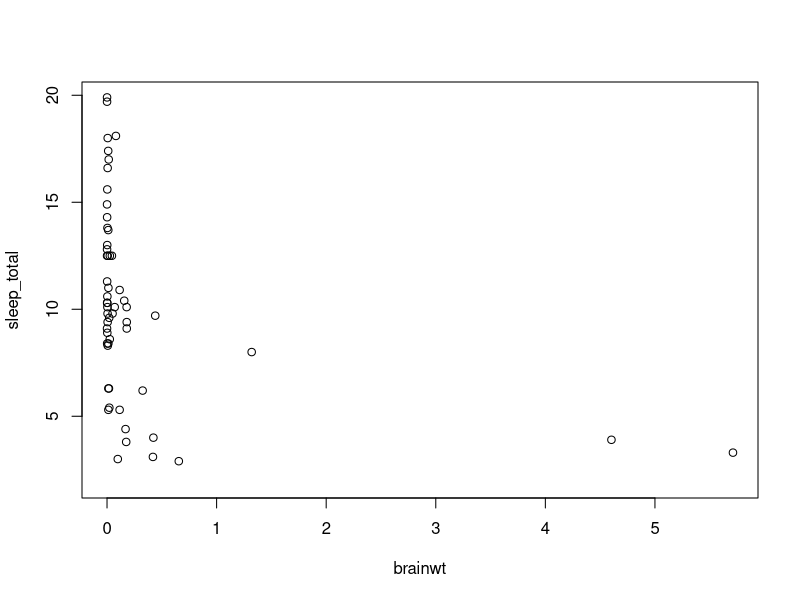

Write R code to recreate this figure.
## ---- chunk 1
knitr::opts_chunk$set(echo = TRUE)
## ---- chunk 2
library(ggplot2)
data(msleep)
## ---- chunk 3
#How much data is there?
dim(msleep)

#What does the data look like
head(msleep)

#Summary of the data
summary(msleep)

## ---- chunk 4
plot(sleep_total ~ brainwt, data = msleep)
